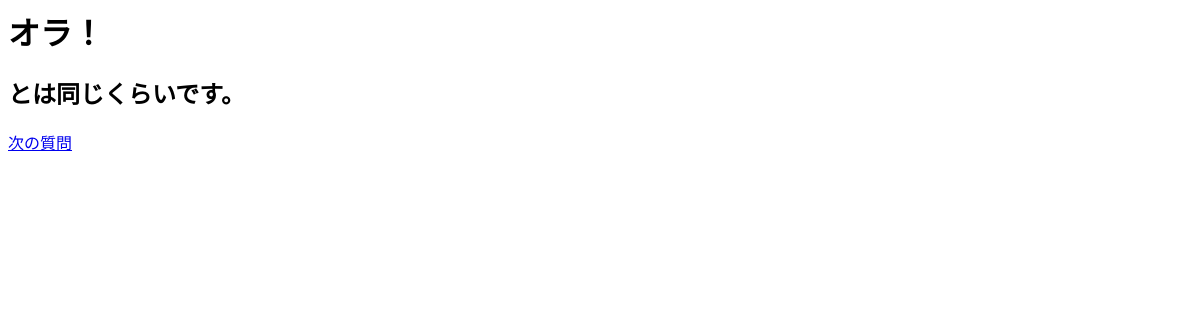
The page /gamification/2/results/ on the database as committed earlier.
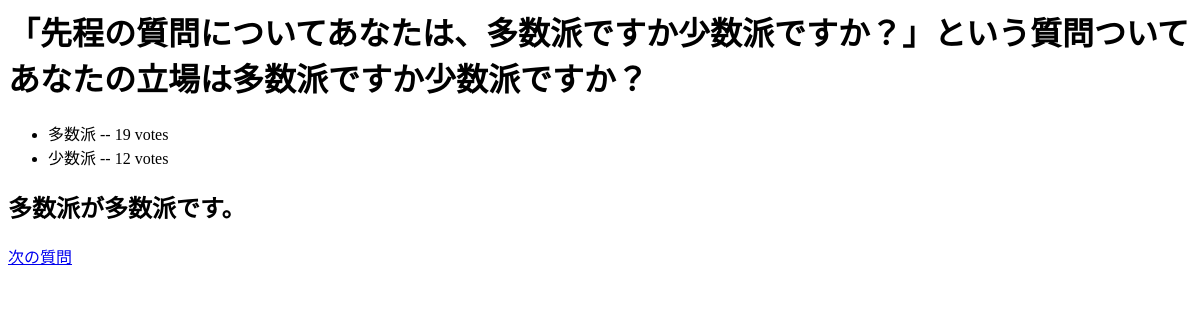
The same page on the database as committed later.
### gamification/models.py (models this page shows, shortened)
class Question(models.Model):
  question_text = models.CharField(max_length=200)
  pub_date = models.DateTimeField('date published')

class Choice(models.Model):
  question = models.ForeignKey(Question, on_delete=models.CASCADE)
  choice_text = models.CharField(max_length=200)
  votes = models.IntegerField(default=0)
  def __str__(self):
    return self.choice_text

### gamification/views.py (the view)
# urls.py: path('<int:pk>/results/', views.ResultsView.as_view(), name='results'),
class ResultsView(generic.DetailView):
  model = Question
  template_name = 'gamification/results.html'

### gamification/templates/gamification/results.html
<h1>{{ question.question_text }}</h1>
<ul>
{% for choice in question.choice_set.all %}
  <li>{{ choice.choice_text }} -- {{ choice.votes }} vote{{ choice.votes|pluralize }}</li>
{% endfor %}
</ul>
<h2>
  {% if question.choice_set.all.0.votes >  question.choice_set.all.1.votes %}
    <tr>
      {{ question.choice_set.all.0 }}が多数派です。
    </tr>
  {% elif question.choice_set.all.0.votes < question.choice_set.all.1.votes %}
    <tr>
      {{ question.choice_set.all.1 }}が多数派です。
    </tr>
  {% else %}
    <tr>
      {{ question.choice_set.all.0 }}と{{ question.choice_set.all.1 }}は同じくらいです。
    </tr>
  {% endif %}
  </h2>
<a href="{% url 'gamification:detail' question.id|add:'1' %}">次の質問</a>

Rows that differ between the two databases and show on the page:
changed Question: question_text "オラ！" → "「先程の質問についてあなたは、多数派ですか少数派ですか？」という質問ついてあなたの立場は多数派ですか少数派ですか？"; choice_set.all.0 (not shown) → "多数派"
added Choice: choice_text "多数派", votes "19"
added Choice: choice_text "少数派", votes "12"
Other text that changed with them:
text no longer shown: "と は同じくらいです。"
text now shown: "が多数派です。"
